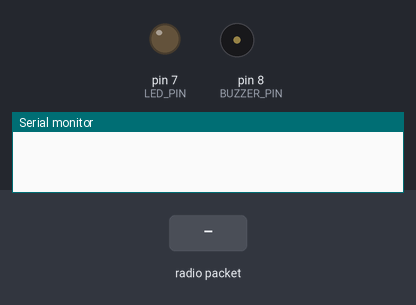
A sketch run on a simulated Arduino Uno, built with avr-gcc and run on an emulated ATmega328P. Shown: output pins drawn as LEDs (lit = HIGH), buzzer (waves = sounding), the last lines printed to the serial monitor. The test bench sets the inputs (shaded band). No radio packets arrive unless stated.

Above: at 1.2 s.
1.3 s: radio packet "1" arrives
At 1.45 s:
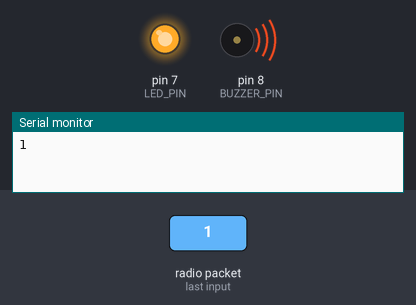
At 2.8 s:
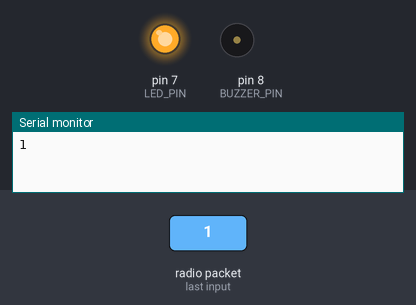
3.1 s: radio packet "0" arrives
At 3.9 s:
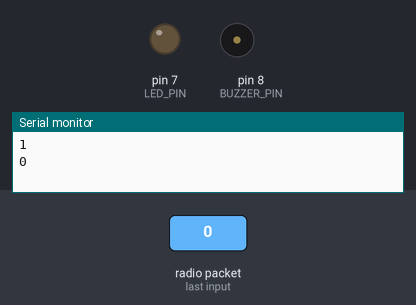
Timing chart, 0 to 6.1 s (numbered marks = the images above; inputs shaded):
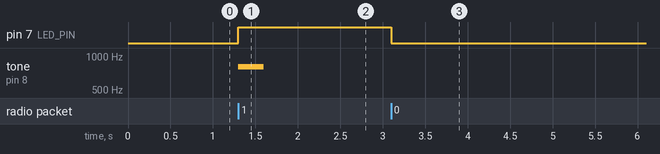

Measured:
- after the input at 1.3 s, pin 7 (LED_PIN): LOW → HIGH at once; tone on pin 8 (BUZZER_PIN): silent → 800 Hz at once, → silent 0.30 s later
- after the input at 3.1 s, pin 7 (LED_PIN): HIGH → LOW at once

The sketch:

RF_Receiver.ino
```cpp
#include <RH_ASK.h>;
#include <SPI.h>;

RH_ASK rf_driver(2000, 4, 11, 0);

const int LED_PIN = 7;
const int BUZZER_PIN = 8;
const int UNIDAD = 100;
const int mode = 1;

void setup() {
  // put your setup code here, to run once:
  rf_driver.init();
  pinMode(LED_PIN, OUTPUT);
  pinMode(BUZZER_PIN, OUTPUT);
  Serial.begin(9600);
}

void senal(int duracion) {
  digitalWrite(LED_PIN, HIGH);
  tone(BUZZER_PIN, 800);
  delay(duracion);
  digitalWrite(LED_PIN, LOW);
  noTone(BUZZER_PIN);
  delay(UNIDAD);
}

void punto() { senal(UNIDAD); }
void raya()  { senal(3 * UNIDAD); }

void reproducirSOS() {
  punto(); punto(); punto();   // S
  delay(2 * UNIDAD);
  raya(); raya(); raya();      // O
  delay(2 * UNIDAD);
  punto(); punto(); punto();   // S
}


void loop() {

  if (mode == 0){
    uint8_t buf[RH_ASK_MAX_MESSAGE_LEN + 1];
    uint8_t buflen = RH_ASK_MAX_MESSAGE_LEN;

    if (rf_driver.recv(buf, &buflen)) {
      buf[buflen] = '\0';
      Serial.print("Mensaje recibido: ");
      Serial.println((char *)buf);

      if (strcmp((char *)buf, "SOS") == 0) {
        reproducirSOS();
      }
    }
  }

  if (mode == 1){
    uint8_t buf[RH_ASK_MAX_MESSAGE_LEN + 1];
    uint8_t buflen = RH_ASK_MAX_MESSAGE_LEN;

    if (rf_driver.recv(buf, &buflen)){
      buf[buflen] = '\0';
      if (strcmp((char *)buf, "1") == 0){
        digitalWrite(LED_PIN, HIGH);
        tone(BUZZER_PIN, 800, 3*UNIDAD);
        Serial.println((char *)buf);
      }
      else{
      digitalWrite(LED_PIN, LOW);
      noTone(BUZZER_PIN);
      Serial.println((char *)buf);
      }
    }
  }
}
```
